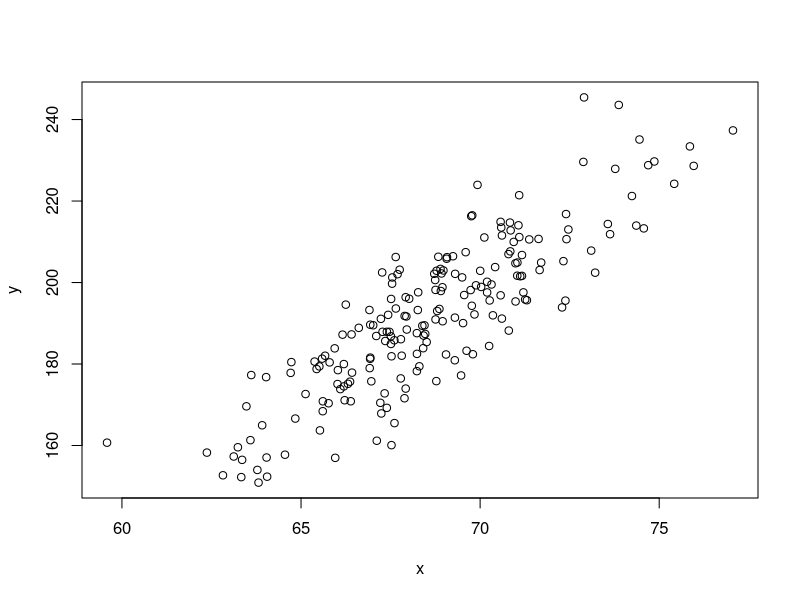
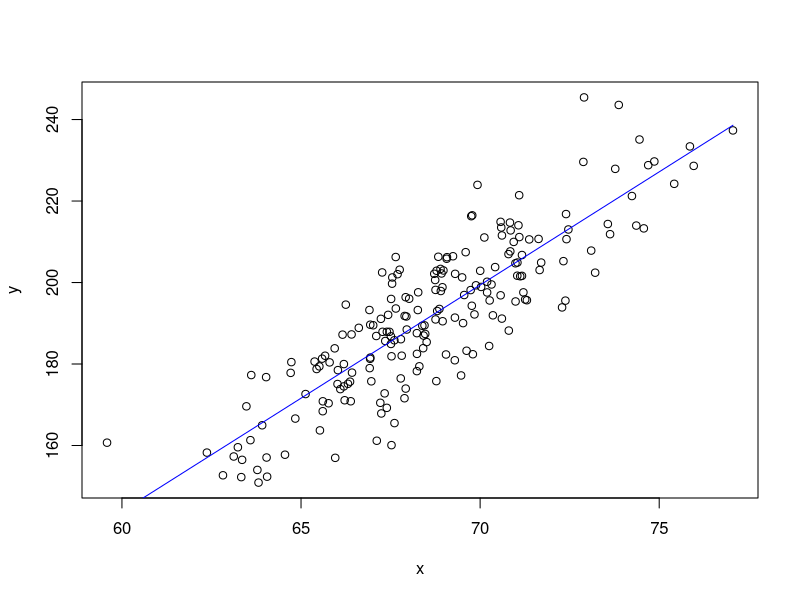

Write R code to recreate these figures, in order. (Note: this script raises an error after producing the figures.)
#4000054
#check out the Stan File
#use fancier algorithms than what we are using, faster
#convert everything into C, (the reason why it is faster)

set.seed(509)
x=rnorm(200,mean=69,sd=2.9)#height of men
y=6*x-220+rnorm(200,mean=0,sd=10)#Weight
plot(x,y)

#least square approach: (t(A)*A)^-1 *(t(A)*b)
A=cbind(x,1)#that is our A
B=solve(t(A)%*%A)%*%(t(A)%*%y)
plot(x,y)
curve(B[1]*x+B[2],add=TRUE,col="blue")

#throw in ourliers: run it last----------------------
x=c(x,100)
y=c(y,15)
#plot(x,y)
#because the outlier, 
#the line you come up with will be really bad using the least square method


#let us try to use bayesian approach----------------------
#think of "p" as parameters p(a,b)
#where a=p[1] and b=p[2], these are the parameters we want to determine
#use y as your data: what choices of a and b leads to observed y
#rexp(20,rate=0.25)#our prior for a
#rcauchy(20,scale=100)#our prior for b

#our estimate of mean and sd for x
mean(x)
sd(x)

L=function(p){
  sum(dnorm(y,mean=p[1]*mean(x)+p[2],sd=p[1]*sd(x),log=TRUE))+
    dexp(p[1],rate=0.25,log=TRUE)+dcauchy(p[2],scale=100,log=TRUE)
}

#to sample from posterior
S=lMCMC(L,c(10,-300),2e4)
plot(S)#2d normal dimension, xaxis: a; yaxis: b
mean(S[,1])#the slope: approximated
mean(S[,2])#the intercept, approximated
#therefore, we do not have to go through optim to find a and b as long sample is big enough

plot(x,y)
for (n in 1e2:2e4){#throw off inial points, which are useless
  curve(S[n,1]*x+S[n,2],add=TRUE,col="red")
}
#you are not getting a line but a band of line
#they are all possible lines of best fit
#using bayesian approach, you are not seeing one line of best fit, but all
#in addition, outliers have no impact


#that is for the comparison purpose------------------------
#do not worry it when running it(do not run it)
nL=function(p){
  -L(p)
}
pars=optim(c(10,-300),nL)$par
plot(x,y)
curve(pars[1]*x+pars[2],add=TRUE,col="red")
#A=cbind(x,1)#that is our A
#B=solve(t(A)%*%A)%*%(t(A)%*%y)
#curve(B[1]*x+B[2],add=TRUE,col="blue")

H=optim(c(10,-300),nL,hessian=TRUE)$hessian#our hessian
sigma=solve(H)
#enable mass package
plot(mvrnorm(2e4,c(pars[1],pars[2]),sigma))


#sample from posterior using lMCMC----------------------
lMCMC = function(f,x,n,sd=0.2){
  d = length(x)
  X = matrix(NA,nrow=n,ncol=d)
  X[1,] = x
  for(i in 2:n){
    proposal = X[i-1,] + rnorm(d,mean=0,sd=0.2)
    proposalL = f(proposal)
    currentL = f(X[i-1,])
    X[i,] = X[i-1,]
    r = proposalL - currentL#you are working with log instead
    if(r>=0){#log 1=0
      X[i,] = proposal
    }
    else{
      if( runif(1) < exp(r) ){
        X[i,] = proposal
      }
    }
  }
  X
}



